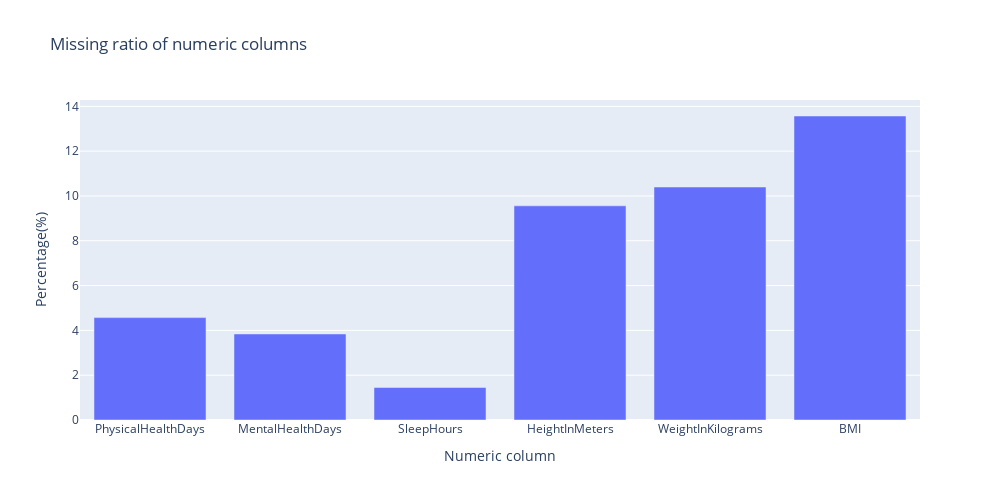

Source (notebook cell):
### Markdown cell above
**8.3 Visualize missing ratio**

### Code cell
data = num_col_info_df.loc['missing_ratio']
fig = px.bar(x=data.index, y=data.values, width=1000, height=500, labels={'x': 'Numeric column', 'y': 'Percentage(%)'}, 
             title='Missing ratio of numeric columns')
fig.show()

### Figure 1 — Plotly figure (JSON) as saved in the notebook; plotly's stock layout.template omitted (floating-point values rounded to 4 significant figures)
{"data": [{"alignmentgroup": "True", "hovertemplate": "Numeric column=%{x}<br>Percentage(%)=%{y}<extra></extra>", "legendgroup": "", "marker": {"color": "#636efa", "pattern": {"shape": ""}}, "name": "", "offsetgroup": "", "orientation": "v", "showlegend": false, "textposition": "auto", "type": "bar", "x": ["PhysicalHealthDays", "MentalHealthDays", "SleepHours", "HeightInMeters", "WeightInKilograms", "BMI"], "xaxis": "x", "y": [4.57, 3.84, 1.45, 9.56, 10.4, 13.57], "yaxis": "y"}], "layout": {"barmode": "relative", "height": 500, "legend": {"tracegroupgap": 0}, "title": {"text": "Missing ratio of numeric columns"}, "width": 1000, "xaxis": {"anchor": "y", "domain": [0, 1], "title": {"text": "Numeric column"}}, "yaxis": {"anchor": "x", "domain": [0, 1], "title": {"text": "Percentage(%)"}}}}
